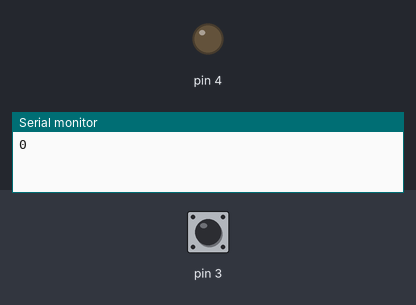
Simulated run of this sketch. Board: Arduino Uno, built with avr-gcc and run on an emulated ATmega328P. Parts: output pins drawn as LEDs (lit = HIGH), the last lines printed to the serial monitor. The test bench sets the inputs (shaded band); at power-on: pin 3 LOW.

Above: at 1.2 s.
1.3 s: pin 3 pulsed HIGH 2 times (0.12 s each, 0.3 s apart)
At 2.5 s:
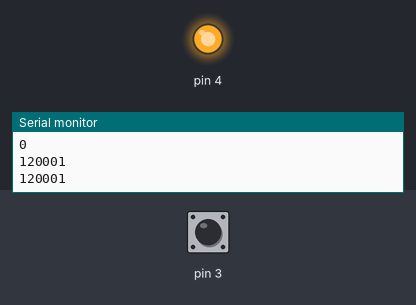
Timing chart, 0 to 4.3 s (numbered marks = the images above; inputs shaded):
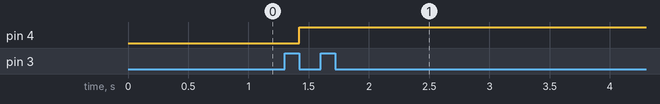

Measured:
- after the input at 1.3 s, pin 4: LOW → HIGH after 0.12 s

The sketch:

Vibration_Sensor.ino
```cpp
void setup() {
  pinMode(4,OUTPUT);
  pinMode(3,INPUT);
  Serial.begin(9600);
  // put your setup code here, to run once:

}

void loop() {
  long measurment;
  measurment=pulseIn(3,HIGH);
  Serial.println(measurment);

  if(measurment>30000)
  {digitalWrite(4,HIGH);
  }

  //digitalWrite(LED_BUILTIN,HIGH);
  // put your main code here, to run repeatedly:

}
```
